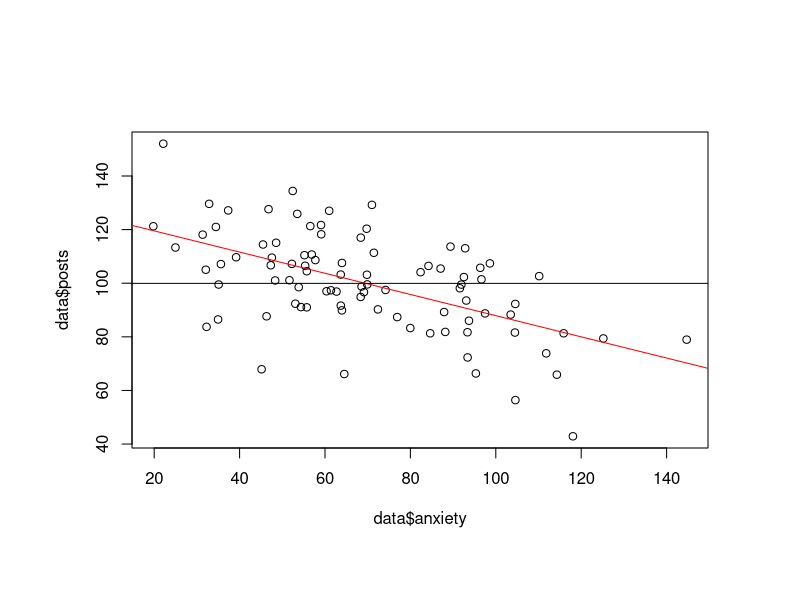

R code for this plot:
data<- read.csv ("data.csv", header=T)

#  Recreate the graphs from the lecture. First the scatterplot with the mean line, then the regression line graph, then the graph with both the mean line and the regression line plotted.

pdf( height=11, width=8.5, file="graphs.pdf" )
par( omi=c( 0.5,0.5,0.5,0.5 ) )

plot (data$anxiety, data$posts)
abline(lm(data$posts~ data$anxiety), col="red")
abline(h=mean((data$posts)))

# Using R, calculate the correlation coefficient for the variables (see exercise on correlation if you are stuck on this).

correlation <- cor.test(data$posts, data$anxiety)
correlation

# Run the regression model on the data

model <- lm (data$posts ~data$anxiety)
summary (model)

# What percentange of the variance in posts is accounted for by the model?


# What percentange of the variance in posts is not accounted for by the model?


# What is the p value for this model?



# Is anxiety a statistically significant predictor? What is the p value for anxiety as a predictor?



# Write the straight line equation of this linear regression model
# hint: posts =      anxiety +
